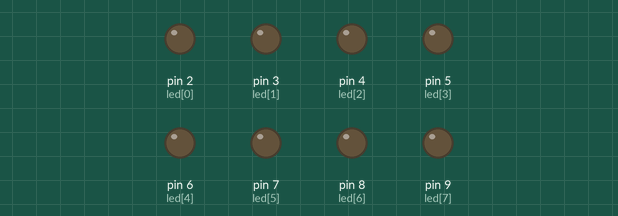
Bench run of a sketch on a simulated Arduino Uno, built with avr-gcc and run on an emulated ATmega328P. On the bench: output pins drawn as LEDs (lit = HIGH). Random numbers use the default seed unless the sketch sets one.

Above: at 0.3 s.
At 13.8 s:
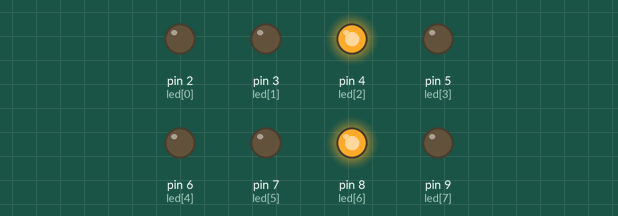
At 22.3 s:
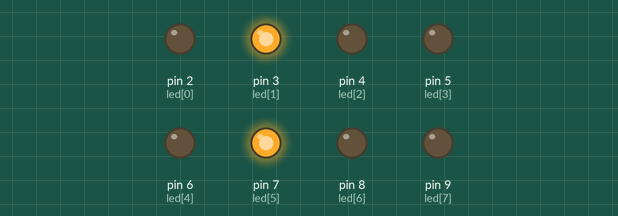
At 31.6 s:
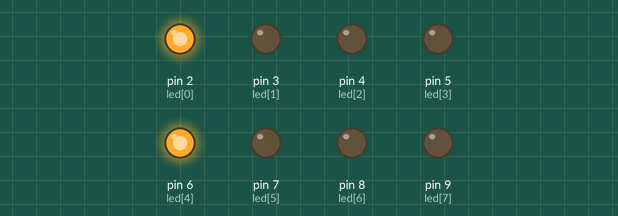
Timing chart, 0 to 40.0 s (numbered marks = the images above):
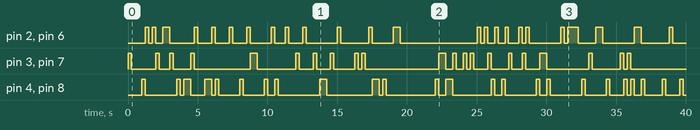

The sketch:

randomLED2.ino
```cpp
const unsigned int led[8] = {2,3,4,5,6,7,8,9};
#define FREQUENCY 0.5  //Hz


void redOnoff(int a){
    digitalWrite(led[0], a);
    digitalWrite(led[4], a);
}

void yellowOnoff(int a){
    digitalWrite(led[1], a);
    digitalWrite(led[5], a);
}

void greenOnoff(int a){
    digitalWrite(led[2], a);
    digitalWrite(led[6], a);
}

void whiteOnoff(int a){
    digitalWrite(led[3], a);
    digitalWrite(led[7], a);
}


void setup(){
  for(int x=0;x<=7;x++){
    pinMode(led[x], OUTPUT);
  }
}

void loop(){
  for(int x=0;x<=7;x++){


    for(int j=0;j<=7;j++){
    digitalWrite(led[j], LOW);
    }

    switch (random(1, 4)){
      case 1:
          redOnoff(random(2));
          break;
      case 2:
          yellowOnoff(random(2));
          break;
      case 3:
          greenOnoff(random(2));
          break;
      case 4:
          whiteOnoff(random(2));
          break;
    }
    // digitalWrite(led[random(7)], HIGH);
    delay(1000/FREQUENCY/8); // 1/4 0.25Hz
  }

}
```

Measured:
- by itself, pin 4 (led[2]), pin 8 (led[6]): LOW → HIGH at 1.0 s, → LOW 0.25 s later, → HIGH 2.3 s later, → LOW 0.25 s later, … (48 changes in this stretch)
- by itself, pin 2 (led[0]), pin 6 (led[4]): LOW → HIGH at 1.3 s, → LOW 0.25 s later, → HIGH 0.25 s later, → LOW 0.25 s later, … (48 changes in this stretch)
